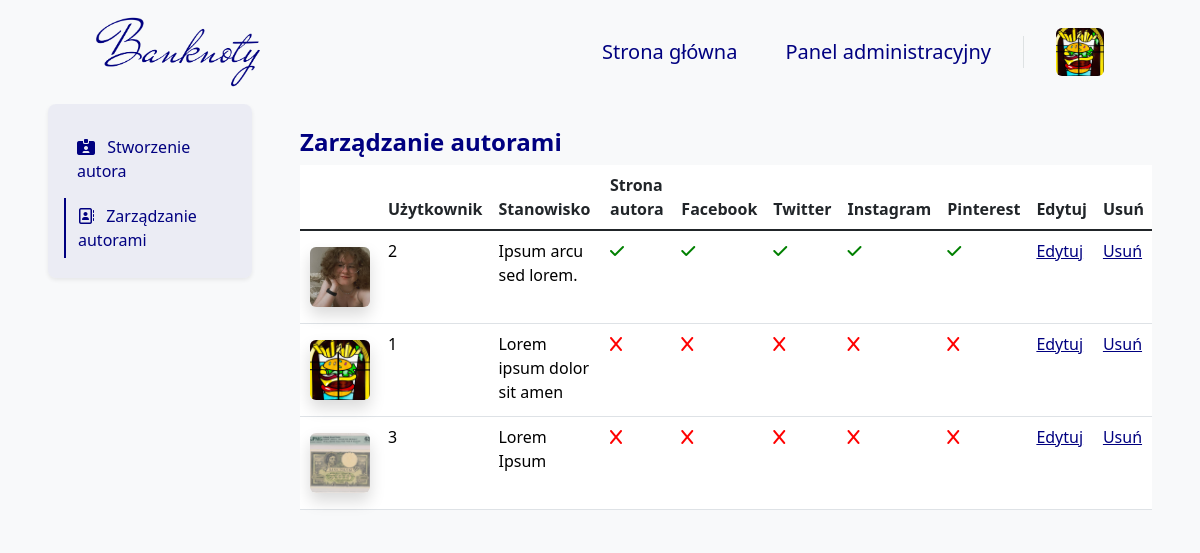
The app's page /author/AdminPanel/ (signed in) with its own data.
### blog/models.py (models this page shows, shortened)
class Author(models.Model):
    user = models.OneToOneField(User, on_delete=models.CASCADE, verbose_name="Użytkownik")
    bio = models.TextField(
        validators=[validate_bio],
        verbose_name="O autorze", help_text="Krótka informacja o autorze, maksymalnie 512 znaków.")
    profile_pic = models.ImageField(
        null=False, blank=False,
        upload_to="images/profile/",
        verbose_name="Zdjęcie profilowe")
    author_quote = models.TextField(null=False,
                                    blank=False,
                                    validators=[validate_author_quote],
                                    verbose_name='Cytat autora',
                                    help_text="Krótkie motto autora, maksymalnie 128 znaków.")
    author_function = models.TextField(null=False,
                                       blank=False,
                                       validators=[validate_author_function],
                                       verbose_name='Stanowisko autora',
                                       help_text="Nazwa funkcji jaką pełni autor.")
    author_url = models.URLField(null=True, blank=True, verbose_name="URL do strony użytkowanika")
    pinterest_url = models.URLField(
        validators=[validate_pinterest],
        null=True, blank=True, verbose_name="URL do Pinteresta")
    facebook_url = models.URLField(
        validators=[validate_facebook],
        null=True, blank=True, verbose_name="URL do Facebooka")
    twitter_url = models.URLField(
        validators=[validate_twitter],
        null=True, blank=True, verbose_name="URL do Twittera")
    instagram_url = models.URLField(
        validators=[validate_instagram],
        null=True, blank=True, verbose_name="URL do Instagrama")
    def is_profile_pic(self):
        if self.profile_pic:
            return True
        else:
            return False
    is_profile_pic.boolean = True
    is_profile_pic.short_description = 'Profile picture'
    def is_author_url(self):
        if self.author_url:
            return True
        else:
            return False
    is_author_url.boolean = True
    is_author_url.short_description = 'Author page'
    def is_pinterest_url(self):
        if self.pinterest_url:
            return True
        else:
            return False
    is_pinterest_url.boolean = True
    is_pinterest_url.short_description = 'Pinterest page'
    def is_twitter_url(self):
        if self.twitter_url:
            return True
        else:
            return False
    is_twitter_url.boolean = True
    is_twitter_url.short_description = 'Twitter page'
    def is_facebook_url(self):
        if self.facebook_url:
            return True
        else:
            return False
    is_facebook_url.boolean = True
    is_facebook_url.short_description = 'Facebook page'
    def is_instagram_url(self):
        if self.instagram_url:
            return True
        else:
            return False
    is_instagram_url.boolean = True
    is_instagram_url.short_description = 'Instagram page'

### blog/views_admin/accounts/author/author_views.py (the view)
# urls.py: path('author/AdminPanel/', author_manage_admin_panel_view, name='author_admin_panel'),
@superuser_required
def author_manage_admin_panel_view(request):
    author = Author.objects.all().order_by('user_id')
    context = get_paginated_context(request, author, 10)
    return render(
        request,
        'AdminTemplates/Accounts/Author/AuthorManageAdmin.html',
        context
    )

### blog/views.py (called while the page is built)
def get_paginated_context(request, queryset, items_per_page=10):
    paginator = Paginator(queryset, items_per_page)
    page_number = request.GET.get('page')
    page_obj = paginator.get_page(page_number)
    context = {
        'page_obj': page_obj,
    }
    return context

### templates/AdminTemplates/Accounts/Author/AuthorManageAdmin.html (shortened to what this page needs)
{% extends 'base.html' %}
{% block navbar %}
    {% include 'Navbar/NavbarAdmin.html' %}
{% endblock %}
{% block content %}
    <div class="container-fluid">
        <div class="row">
            <div class="col-12 col-lg-3 px-5 px-lg-5 mx-auto bg-body-tertiary">
                {% include 'AdminTemplates/Accounts/Author/Elements/Navigation.html' %}
            </div>
            <div class="col-12 col-lg-9 px-5 px-lg-0 pe-lg-5 pt-4 pt-lg-3 mx-auto bg-body-tertiary mt-2">
                <h4 class="mb-0 pb-2 fw-bold text-navy">
                    Zarządzanie autorami
                </h4>
                {% include 'AdminTemplates/Accounts/Author/Elements/Table/Author.html' %}
            </div>
        </div>
    </div>
{% endblock %}

### templates/Navbar/Elements/DropdownUserSmallScreen.html
<a class="ms-4 nav-user" role="button" data-bs-toggle="dropdown" data-bs-auto-close="outside"
   aria-expanded="false">
    {% if user.author %}
        <img class="card-photo rounded nav-user-img" src="{{ user.author.profile_pic.url }}" alt="">
    {% else %}
        <img class="card-photo rounded nav-user-img" src="{{ user.user.profile_pic.url }}" alt="">
    {% endif %}
</a>

### templates/AdminTemplates/Accounts/Author/Elements/Table/Author.html
<div class="table-responsive">
    <table class="table table-hover">
        <thead>
        <tr>
            <th scope="col" class="col-min-width"></th>
            <th scope="col">Użytkownik</th>
            <th scope="col">Stanowisko</th>
            <th scope="col">Strona autora</th>
            <th scope="col">Facebook</th>
            <th scope="col">Twitter</th>
            <th scope="col">Instagram</th>
            <th scope="col">Pinterest</th>
            <th scope="col">Edytuj</th>
            <th scope="col">Usuń</th>
        </tr>
        </thead>
        <tbody class="table-group-divider">
        {% for author in page_obj %}
            <tr>
                <td class="text-center">
                    <a class="admin_panel_link" href="{% url 'author_detail_admin_panel' author.pk %}">
                        <img src="/images/{{ author.profile_pic }}"
                             class="img-author-admin rounded shadow my-2">
                    </a>
                </td>
                <td>
                    <a class="admin_panel_link" href="{% url 'author_detail_admin_panel' author.pk %}">
                        {{ author.user }}
                    </a>
                </td>
                <td>
                    <a class="admin_panel_link" href="{% url 'author_detail_admin_panel' author.pk %}">
                        {{ author.author_function }}
                    </a>
                </td>
                <td>
                    <a class="admin_panel_link" href="{% url 'author_detail_admin_panel' author.pk %}">
                        {% if author.author_url %}
                            <i class="fa-solid fa-check"></i>
                        {% else %}
                            <i class="fa-solid fa-x"></i>
                        {% endif %}
                    </a>
                </td>
                <td>
                    <a class="admin_panel_link" href="{% url 'author_detail_admin_panel' author.pk %}">
                        {% if author.facebook_url %}
                            <i class="fa-solid fa-check"></i>
                        {% else %}
                            <i class="fa-solid fa-x"></i>
                        {% endif %}
                    </a>
                </td>
                <td>
                    <a class="admin_panel_link" href="{% url 'author_detail_admin_panel' author.pk %}">
                        {% if author.twitter_url %}
                            <i class="fa-solid fa-check"></i>
                        {% else %}
                            <i class="fa-solid fa-x"></i>
                        {% endif %}
                    </a>
                </td>
                <td>
                    <a class="admin_panel_link" href="{% url 'author_detail_admin_panel' author.pk %}">
                        {% if author.instagram_url %}
                            <i class="fa-solid fa-check"></i>
                        {% else %}
                            <i class="fa-solid fa-x"></i>
                        {% endif %}
                    </a>
                </td>
                <td>
                    <a class="admin_panel_link" href="{% url 'author_detail_admin_panel' author.pk %}">
                        {% if author.pinterest_url %}
                            <i class="fa-solid fa-check"></i>
                        {% else %}
                            <i class="fa-solid fa-x"></i>
                        {% endif %}
                    </a>
                </td>
                <td>
                    <a class="admin_panel_edit_link"
                       href="{% url 'author_edit_admin_panel' author.pk %}">
                        Edytuj
                    </a>
                </td>
                <td>
                    <a class="admin_panel_edit_link"
                       href="{% url 'author_delete_admin_panel' author.pk %}">
                        Usuń
                    </a>
                </td>
            </tr>
        {% endfor %}
        </tbody>
    </table>
</div>

### blog/static/css/style.css (style rules this page uses)
.img-author-admin { aspect-ratio: 1/1; object-position: center; object-fit: cover; max-width: 100%; height: 60px !important; }
.card-photo { aspect-ratio: 1/1 !important; width: 100%; max-height: 400px; object-fit: cover; object-position: center; }
::placeholder { color: navy !important; opacity: 1; }
.fa-x { min-width: 16px; min-height: 16px; color: red; transition: color 0.5s ease; }
.fa-check { min-width: 16px; min-height: 16px; color: green; }
.admin_panel_link:link { text-decoration: none !important; color: black; }
.admin_panel_edit_link { color: navy; }

### blog/static/css/Authors.css (style rules this page uses)
.text-navy { color: navy; }

### blog/static/css/Author.css (style rules this page uses)
.text-navy { color: navy; }

### blog/static/css/Admin.css (style rules this page uses)
.col-min-width { min-width: 80px; }

### blog/static/css/Navbar.css (style rules this page uses)
.nav-user { line-height: 32px; }
.nav-user-img { height: 48px; width: 48px; }

### records on screen
Author: profile_pic (picture), user "2", author_function "Ipsum arcu sed lorem."
Author: profile_pic (picture), user "1", author_function "Lorem ipsum dolor sit amen"
Author: profile_pic (picture), user "3", author_function "Lorem Ipsum"
